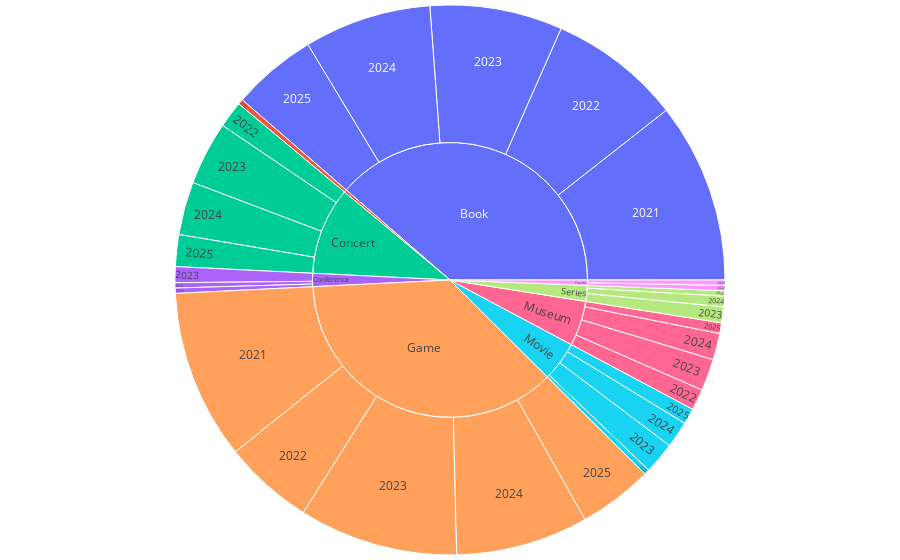

Notebook code cell kept with this figure:
### Markdown cell above
## What?

### Code cell
import plotly.express as px
def widthsplitter(s, width):
    s_split = s.split(' ')
    output = []
    current = ""
    for item in s_split:
        current += item + ' '
        if len(current) > width:
            output.append(current)
            current = ""
    if current != "":
        output.append(current)
    return output

def rounder(score):
    return float(round(score*2))/2

def customwrap(s, width=10):
    return "<br>".join(widthsplitter(s, width))

df4 = df.copy()
df4[['year','month']] = df4['date'].str.split('-',expand=True)
df4['scoreactual'] = df4['score'].apply(lambda x: rounder(x))
df4['displayname'] = [
    customwrap(f"{name} by {creator}") if not pd.isna(creator) else customwrap(f"{name}")
    for name, creator in zip(df4['name'], df4['creator'])
    ]
fig = px.sunburst(
    df4, path=['type', 'year', 'scoreactual', 'displayname'], maxdepth=2,
)
fig.update_layout(margin={'t':5,'l':5,'b':5,'r':5}, showlegend=False)
fig.update_traces(sort=False, hovertemplate='<b>Amount: %{value} </b><br>%{label}')
fig.show()

### Figure 1 — Plotly figure (JSON) as saved in the notebook; plotly's stock layout.template omitted (floating-point values rounded to 4 significant figures; data arrays with more than 128 entries replaced by an {"elided": "..."} marker saying what was removed)
{"data": [{"branchvalues": "total", "domain": {"x": [0, 1], "y": [0, 1]}, "hovertemplate": "<b>Amount: %{value} </b><br>%{label}", "ids": {"elided": "484 str values"}, "labels": {"elided": "484 str values"}, "maxdepth": 2, "name": "", "parents": {"elided": "484 str values"}, "sort": false, "type": "sunburst", "values": {"elided": "484 int values"}}], "layout": {"legend": {"tracegroupgap": 0}, "margin": {"b": 5, "l": 5, "r": 5, "t": 5}, "showlegend": false}}
